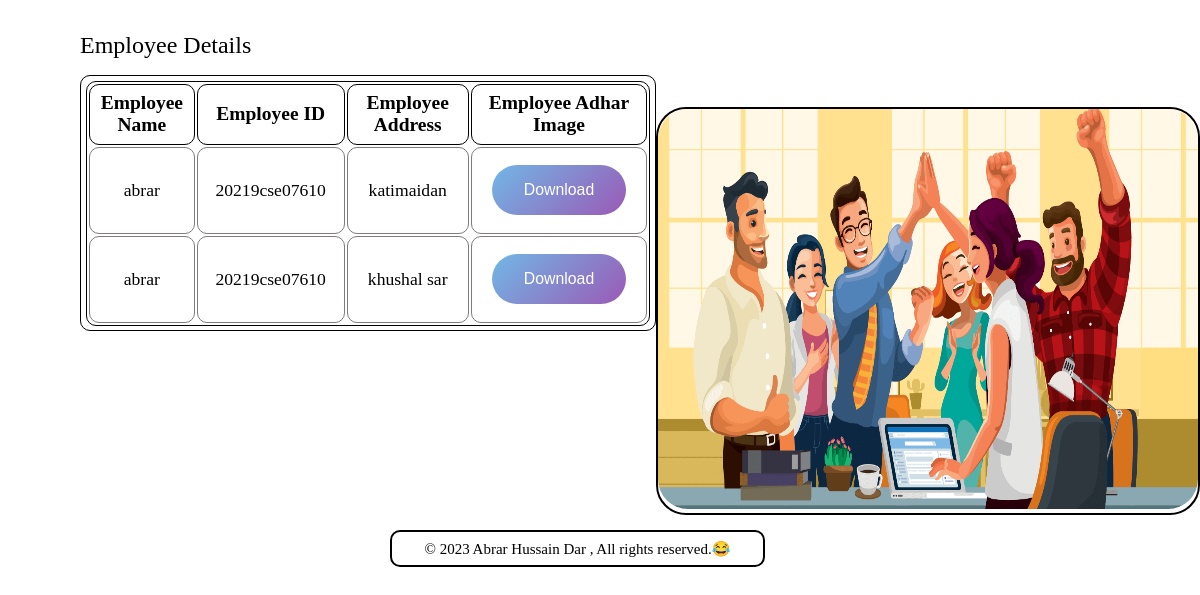
/emp_details/, run on an earlier commit of the app's database.
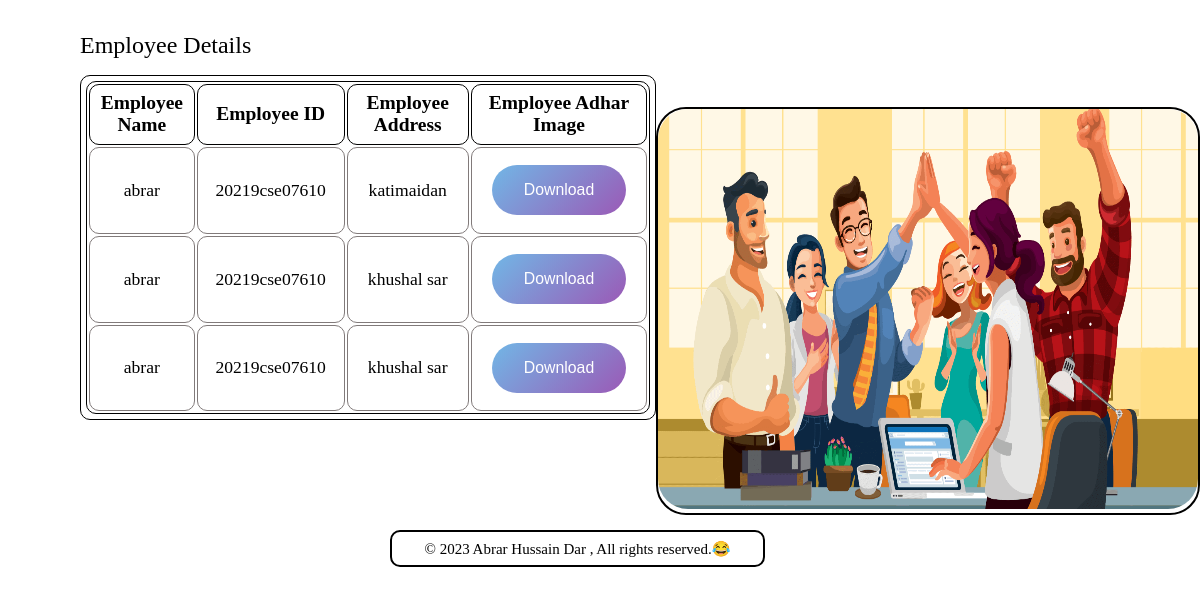
And on a later commit of the database.
### db/models.py (models this page shows)
class Employee(models.Model):
    emp_name = models.CharField(verbose_name='Employee Name', max_length=200, null=True)
    emp_id = models.CharField(verbose_name='Employee ID', max_length=200, null=True)
    emp_add = models.CharField(verbose_name='Employee Address', max_length=800, null=True)
    emp_ad_img = models.ImageField(verbose_name='Employee Adhar Card Image',null=True)
    def __str__(self):
        return self.emp_name

### db/views.py (the view)
# urls.py: path('emp_details/', views.emp_details, name ="emp details")
@requires_csrf_token
def emp_details(request):
    form = Employee.objects.all()
    print(form)
    context = {
        'form': form
    }
    return render(request, "emp_details.html", context)

### templates/emp_details.html (shortened to what this page needs)
<!DOCTYPE html>
<html lang="en">
<head>
    {% load static %}
    <link rel="stylesheet" href="{% static 'css/emp_details.css' %}">
</head>
{% load static %}
<body>
  <div class="title">
      <div class="ti">Employee Details</div>
  </div>
  <div class="main">
    <div class="table">
      <table>
        <tr>
          <th>
            <div class="t_h">Employee Name</div>
          </th>
          <th>
            <div class="t_h">Employee ID</div>
          </th>
          <th>
            <div class="t_h">Employee Address</div>
          </th>
          <th>
            <div class="t_h">Employee Adhar Image</div>
          </th>
        </tr>
        {% for details in form %}
        <tr>
          <td>
            <div class="s_no">{{details.emp_name}}</div>
          </td>
          <td>
            <div class="s_no">{{details.emp_id}}</div>
          </td>
          <td>
            <div class="s_no">{{details.emp_add}}</div>
          </td>
          <td>
            <div class="s_no"><button> <a href={{details.emp_ad_img.url}} download="employee adhar Image">Download</a></button></div>
          </td>
        </tr>
        {% endfor %}
      </table>
    </div>
    <div class="img">
      <img src="{% static 'images/emp_details.png' %}" alt="" />
    </div>
  </div>
      <div class="footer">
        &#169; 2023 <span> Abrar Hussain Dar</span> , All rights reserved.&#128514;
      </div>
</body>
</html>

What changed in the data, as far as the page shows it:
added Employee: emp_name "abrar", emp_id "20219cse07610", emp_add "khushal sar"
